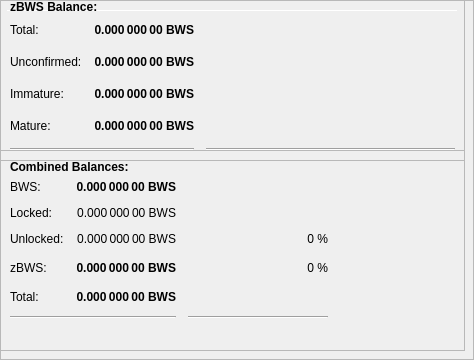
        <widget class="QFrame" name="frameObfuscation">
         <property name="minimumSize">
          <size>
           <width>0</width>
           <height>350</height>
          </size>
         </property>
         <property name="layoutDirection">
          <enum>Qt::LeftToRight</enum>
         </property>
         <property name="frameShape">
          <enum>QFrame::StyledPanel</enum>
         </property>
         <property name="frameShadow">
          <enum>QFrame::Raised</enum>
         </property>
         <widget class="QPushButton" name="runAutoDenom">
          <property name="geometry">
           <rect>
            <x>251</x>
            <y>17</y>
            <width>1</width>
            <height>1</height>
           </rect>
          </property>
          <property name="palette">
           <palette>
            <active>
             <colorrole role="WindowText">
              <brush brushstyle="SolidPattern">
               <color alpha="255">
                <red>0</red>
                <green>0</green>
                <blue>0</blue>
               </color>
              </brush>
             </colorrole>
             <colorrole role="Button">
              <brush brushstyle="SolidPattern">
               <color alpha="255">
                <red>239</red>
                <green>238</green>
                <blue>238</blue>
               </color>
              </brush>
             </colorrole>
             <colorrole role="Light">
              <brush brushstyle="SolidPattern">
               <color alpha="255">
                <red>255</red>
                <green>255</green>
                <blue>255</blue>
               </color>
              </brush>
             </colorrole>
             <colorrole role="Midlight">
              <brush brushstyle="SolidPattern">
               <color alpha="255">
                <red>247</red>
                <green>246</green>
                <blue>246</blue>
               </color>
              </brush>
             </colorrole>
             <colorrole role="Dark">
              <brush brushstyle="SolidPattern">
               <color alpha="255">
                <red>119</red>
                <green>119</green>
                <blue>119</blue>
               </color>
              </brush>
             </colorrole>
             <colorrole role="Mid">
              <brush brushstyle="SolidPattern">
               <color alpha="255">
                <red>159</red>
                <green>159</green>
                <blue>159</blue>
               </color>
              </brush>
             </colorrole>
             <colorrole role="Text">
              <brush brushstyle="SolidPattern">
               <color alpha="255">
                <red>0</red>
                <green>0</green>
                <blue>0</blue>
               </color>
              </brush>
             </colorrole>
             <colorrole role="BrightText">
              <brush brushstyle="SolidPattern">
               <color alpha="255">
                <red>255</red>
                <green>255</green>
                <blue>255</blue>
               </color>
              </brush>
             </colorrole>
             <colorrole role="ButtonText">
              <brush brushstyle="SolidPattern">
               <color alpha="255">
                <red>0</red>
                <green>0</green>
                <blue>0</blue>
               </color>
              </brush>
             </colorrole>
             <colorrole role="Base">
              <brush brushstyle="SolidPattern">
               <color alpha="255">
                <red>255</red>
                <green>255</green>
                <blue>255</blue>
               </color>
              </brush>
             </colorrole>
             <colorrole role="Window">
              <brush brushstyle="SolidPattern">
               <color alpha="255">
                <red>239</red>
                <green>238</green>
                <blue>238</blue>
               </color>
              </brush>
             </colorrole>
             <colorrole role="Shadow">
              <brush brushstyle="SolidPattern">
               <color alpha="255">
                <red>0</red>
                <green>0</green>
                <blue>0</blue>
               </color>
              </brush>
             </colorrole>
             <colorrole role="AlternateBase">
              <brush brushstyle="SolidPattern">
               <color alpha="255">
                <red>247</red>
                <green>246</green>
                <blue>246</blue>
               </color>
              </brush>
             </colorrole>
             <colorrole role="ToolTipBase">
              <brush brushstyle="SolidPattern">
               <color alpha="255">
                <red>255</red>
                <green>255</green>
                <blue>220</blue>
               </color>
              </brush>
             </colorrole>
             <colorrole role="ToolTipText">
              <brush brushstyle="SolidPattern">
               <color alpha="255">
                <red>0</red>
                <green>0</green>
                <blue>0</blue>
               </color>
              </brush>
             </colorrole>
            </active>
            <inactive>
             <colorrole role="WindowText">
              <brush brushstyle="SolidPattern">
               <color alpha="255">
                <red>0</red>
                <green>0</green>
                <blue>0</blue>
               </color>
              </brush>
             </colorrole>
             <colorrole role="Button">
              <brush brushstyle="SolidPattern">
               <color alpha="255">
                <red>239</red>
                <green>238</green>
                <blue>238</blue>
               </color>
              </brush>
             </colorrole>
             <colorrole role="Light">
              <brush brushstyle="SolidPattern">
               <color alpha="255">
                <red>255</red>
                <green>255</green>
                <blue>255</blue>
               </color>
              </brush>
             </colorrole>
             <colorrole role="Midlight">
              <brush brushstyle="SolidPattern">
               <color alpha="255">
                <red>247</red>
                <green>246</green>
                <blue>246</blue>
               </color>
              </brush>
             </colorrole>
             <colorrole role="Dark">
              <brush brushstyle="SolidPattern">
               <color alpha="255">
                <red>119</red>
                <green>119</green>
                <blue>119</blue>
               </color>
              </brush>
             </colorrole>
             <colorrole role="Mid">
              <brush brushstyle="SolidPattern">
               <color alpha="255">
                <red>159</red>
                <green>159</green>
                <blue>159</blue>
               </color>
              </brush>
             </colorrole>
             <colorrole role="Text">
              <brush brushstyle="SolidPattern">
               <color alpha="255">
                <red>0</red>
                <green>0</green>
                <blue>0</blue>
               </color>
              </brush>
             </colorrole>
             <colorrole role="BrightText">
              <brush brushstyle="SolidPattern">
               <color alpha="255">
                <red>255</red>
                <green>255</green>
                <blue>255</blue>
               </color>
              </brush>
             </colorrole>
             <colorrole role="ButtonText">
              <brush brushstyle="SolidPattern">
               <color alpha="255">
                <red>0</red>
                <green>0</green>
                <blue>0</blue>
               </color>
              </brush>
             </colorrole>
             <colorrole role="Base">
              <brush brushstyle="SolidPattern">
               <color alpha="255">
                <red>255</red>
                <green>255</green>
                <blue>255</blue>
               </color>
              </brush>
             </colorrole>
             <colorrole role="Window">
              <brush brushstyle="SolidPattern">
               <color alpha="255">
                <red>239</red>
                <green>238</green>
                <blue>238</blue>
               </color>
              </brush>
             </colorrole>
             <colorrole role="Shadow">
              <brush brushstyle="SolidPattern">
               <color alpha="255">
                <red>0</red>
                <green>0</green>
                <blue>0</blue>
               </color>
              </brush>
             </colorrole>
             <colorrole role="AlternateBase">
              <brush brushstyle="SolidPattern">
               <color alpha="255">
                <red>247</red>
                <green>246</green>
                <blue>246</blue>
               </color>
              </brush>
             </colorrole>
             <colorrole role="ToolTipBase">
              <brush brushstyle="SolidPattern">
               <color alpha="255">
                <red>255</red>
                <green>255</green>
                <blue>220</blue>
               </color>
              </brush>
             </colorrole>
             <colorrole role="ToolTipText">
              <brush brushstyle="SolidPattern">
               <color alpha="255">
                <red>0</red>
                <green>0</green>
                <blue>0</blue>
               </color>
              </brush>
             </colorrole>
            </inactive>
            <disabled>
             <colorrole role="WindowText">
              <brush brushstyle="SolidPattern">
               <color alpha="255">
                <red>119</red>
                <green>119</green>
                <blue>119</blue>
               </color>
              </brush>
             </colorrole>
             <colorrole role="Button">
              <brush brushstyle="SolidPattern">
               <color alpha="255">
                <red>239</red>
                <green>238</green>
                <blue>238</blue>
               </color>
              </brush>
             </colorrole>
             <colorrole role="Light">
              <brush brushstyle="SolidPattern">
               <color alpha="255">
                <red>255</red>
                <green>255</green>
                <blue>255</blue>
               </color>
              </brush>
             </colorrole>
             <colorrole role="Midlight">
              <brush brushstyle="SolidPattern">
               <color alpha="255">
                <red>247</red>
                <green>246</green>
                <blue>246</blue>
               </color>
              </brush>
             </colorrole>
             <colorrole role="Dark">
              <brush brushstyle="SolidPattern">
               <color alpha="255">
                <red>119</red>
                <green>119</green>
                <blue>119</blue>
               </color>
              </brush>
             </colorrole>
             <colorrole role="Mid">
              <brush brushstyle="SolidPattern">
               <color alpha="255">
                <red>159</red>
                <green>159</green>
                <blue>159</blue>
               </color>
              </brush>
             </colorrole>
             <colorrole role="Text">
              <brush brushstyle="SolidPattern">
               <color alpha="255">
                <red>119</red>
                <green>119</green>
                <blue>119</blue>
               </color>
              </brush>
             </colorrole>
             <colorrole role="BrightText">
              <brush brushstyle="SolidPattern">
               <color alpha="255">
                <red>255</red>
                <green>255</green>
                <blue>255</blue>
               </color>
              </brush>
             </colorrole>
             <colorrole role="ButtonText">
              <brush brushstyle="SolidPattern">
               <color alpha="255">
                <red>119</red>
                <green>119</green>
                <blue>119</blue>
               </color>
              </brush>
             </colorrole>
             <colorrole role="Base">
              <brush brushstyle="SolidPattern">
               <color alpha="255">
                <red>239</red>
                <green>238</green>
                <blue>238</blue>
               </color>
              </brush>
             </colorrole>
             <colorrole role="Window">
              <brush brushstyle="SolidPattern">
               <color alpha="255">
                <red>239</red>
                <green>238</green>
                <blue>238</blue>
               </color>
              </brush>
             </colorrole>
             <colorrole role="Shadow">
              <brush brushstyle="SolidPattern">
               <color alpha="255">
                <red>0</red>
                <green>0</green>
                <blue>0</blue>
               </color>
              </brush>
             </colorrole>
             <colorrole role="AlternateBase">
              <brush brushstyle="SolidPattern">
               <color alpha="255">
                <red>239</red>
                <green>238</green>
                <blue>238</blue>
               </color>
              </brush>
             </colorrole>
             <colorrole role="ToolTipBase">
              <brush brushstyle="SolidPattern">
               <color alpha="255">
                <red>255</red>
                <green>255</green>
                <blue>220</blue>
               </color>
              </brush>
             </colorrole>
             <colorrole role="ToolTipText">
              <brush brushstyle="SolidPattern">
               <color alpha="255">
                <red>0</red>
                <green>0</green>
                <blue>0</blue>
               </color>
              </brush>
             </colorrole>
            </disabled>
           </palette>
          </property>
          <property name="focusPolicy">
           <enum>Qt::NoFocus</enum>
          </property>
          <property name="autoFillBackground">
           <bool>true</bool>
          </property>
          <property name="text">
           <string/>
          </property>
          <property name="flat">
           <bool>true</bool>
          </property>
         </widget>
         <widget class="Line" name="line">
          <property name="geometry">
           <rect>
            <x>7</x>
            <y>10</y>
            <width>451</width>
            <height>1</height>
           </rect>
          </property>
          <property name="orientation">
           <enum>Qt::Horizontal</enum>
          </property>
         </widget>
         <widget class="QFrame" name="frame_3">
          <property name="geometry">
           <rect>
            <x>0</x>
            <y>150</y>
            <width>465</width>
            <height>201</height>
           </rect>
          </property>
          <property name="frameShape">
           <enum>QFrame::StyledPanel</enum>
          </property>
          <property name="frameShadow">
           <enum>QFrame::Raised</enum>
          </property>
          <layout class="QVBoxLayout" name="verticalLayout_5">
           <item>
            <widget class="QLabel" name="label_5z">
             <property name="maximumSize">
              <size>
               <width>16777215</width>
               <height>20</height>
              </size>
             </property>
             <property name="font">
              <font>
               <weight>75</weight>
               <bold>true</bold>
              </font>
             </property>
             <property name="toolTip">
              <string>Combined Balances (including unconfirmed and immature coins)</string>
             </property>
             <property name="text">
              <string>&lt;html&gt;&lt;head/&gt;&lt;body&gt;&lt;p&gt;Combined Balances:&lt;/p&gt;&lt;/body&gt;&lt;/html&gt;</string>
             </property>
            </widget>
           </item>
           <item>
            <layout class="QGridLayout" name="gridLayout_3">
             <property name="spacing">
              <number>12</number>
             </property>
             <item row="7" column="0" colspan="2">
              <widget class="Line" name="lineSpendableBalance_3">
               <property name="orientation">
                <enum>Qt::Horizontal</enum>
               </property>
              </widget>
             </item>
             <item row="7" column="2">
              <widget class="Line" name="lineWatchBalance_3">
               <property name="sizePolicy">
                <sizepolicy hsizetype="Preferred" vsizetype="Fixed">
                 <horstretch>0</horstretch>
                 <verstretch>0</verstretch>
                </sizepolicy>
               </property>
               <property name="minimumSize">
                <size>
                 <width>140</width>
                 <height>0</height>
                </size>
               </property>
               <property name="orientation">
                <enum>Qt::Horizontal</enum>
               </property>
              </widget>
             </item>
             <item row="4" column="1">
              <widget class="QLabel" name="labelzBalancez">
               <property name="font">
                <font>
                 <weight>75</weight>
                 <bold>true</bold>
                </font>
               </property>
               <property name="cursor">
                <cursorShape>IBeamCursor</cursorShape>
               </property>
               <property name="toolTip">
                <string>Total of transactions that have yet to be confirmed, and do not yet count toward the spendable balance</string>
               </property>
               <property name="text">
                <string notr="true">0.000 000 00 BWS</string>
               </property>
               <property name="alignment">
                <set>Qt::AlignRight|Qt::AlignTrailing|Qt::AlignVCenter</set>
               </property>
               <property name="textInteractionFlags">
                <set>Qt::LinksAccessibleByMouse|Qt::TextSelectableByKeyboard|Qt::TextSelectableByMouse</set>
               </property>
              </widget>
             </item>
             <item row="6" column="1">
              <widget class="QLabel" name="labelTotalz">
               <property name="font">
                <font>
                 <weight>75</weight>
                 <bold>true</bold>
                </font>
               </property>
               <property name="cursor">
                <cursorShape>IBeamCursor</cursorShape>
               </property>
               <property name="toolTip">
                <string>Total Balance, including unconfirmed and immature coins.</string>
               </property>
               <property name="text">
                <string notr="true">0.000 000 00 BWS</string>
               </property>
               <property name="alignment">
                <set>Qt::AlignRight|Qt::AlignTrailing|Qt::AlignVCenter</set>
               </property>
               <property name="textInteractionFlags">
                <set>Qt::LinksAccessibleByMouse|Qt::TextSelectableByKeyboard|Qt::TextSelectableByMouse</set>
               </property>
              </widget>
             </item>
             <item row="4" column="3">
              <spacer name="horizontalSpacer_6">
               <property name="orientation">
                <enum>Qt::Horizontal</enum>
               </property>
               <property name="sizeHint" stdset="0">
                <size>
                 <width>40</width>
                 <height>20</height>
                </size>
               </property>
              </spacer>
             </item>
             <item row="6" column="0">
              <widget class="QLabel" name="labelTotalTextz">
               <property name="text">
                <string>Total:</string>
               </property>
              </widget>
             </item>
             <item row="1" column="0">
              <widget class="QLabel" name="labelBalanceTextz">
               <property name="text">
                <string>BWS:</string>
               </property>
              </widget>
             </item>
             <item row="1" column="1">
              <widget class="QLabel" name="labelBalancez">
               <property name="font">
                <font>
                 <weight>75</weight>
                 <bold>true</bold>
                </font>
               </property>
               <property name="cursor">
                <cursorShape>IBeamCursor</cursorShape>
               </property>
               <property name="toolTip">
                <string>Your current spendable balance</string>
               </property>
               <property name="text">
                <string notr="true">0.000 000 00 BWS</string>
               </property>
               <property name="alignment">
                <set>Qt::AlignRight|Qt::AlignTrailing|Qt::AlignVCenter</set>
               </property>
               <property name="textInteractionFlags">
                <set>Qt::LinksAccessibleByMouse|Qt::TextSelectableByKeyboard|Qt::TextSelectableByMouse</set>
               </property>
              </widget>
             </item>
             <item row="4" column="0">
              <widget class="QLabel" name="labelzBalanceTextz">
               <property name="toolTip">
                <string/>
               </property>
               <property name="text">
                <string>zBWS:</string>
               </property>
              </widget>
             </item>
             <item row="4" column="2">
              <widget class="QLabel" name="labelzBWSPercent">
               <property name="toolTip">
                <string>Current percentage of zBWS.
If AutoMint is enabled this percentage will settle around the configured AutoMint percentage (default = 10%)</string>
               </property>
               <property name="text">
                <string>0 %</string>
               </property>
               <property name="alignment">
                <set>Qt::AlignRight|Qt::AlignTrailing|Qt::AlignVCenter</set>
               </property>
              </widget>
             </item>
             <item row="6" column="2">
              <widget class="QLabel" name="label100Percent">
               <property name="text">
                <string/>
               </property>
               <property name="alignment">
                <set>Qt::AlignRight|Qt::AlignTrailing|Qt::AlignVCenter</set>
               </property>
              </widget>
             </item>
             <item row="2" column="1">
              <widget class="QLabel" name="labelLockedBalance">
               <property name="toolTip">
                <string>Locked BWS or Masternode collaterals. These are excluded from zBWS minting.</string>
               </property>
               <property name="text">
                <string>0.000 000 00 BWS</string>
               </property>
               <property name="alignment">
                <set>Qt::AlignRight|Qt::AlignTrailing|Qt::AlignVCenter</set>
               </property>
              </widget>
             </item>
             <item row="2" column="0">
              <widget class="QLabel" name="labelLockedBalanceText">
               <property name="toolTip">
                <string>Locked BWS or Masternode collaterals. These are excluded from zBWS minting.</string>
               </property>
               <property name="text">
                <string>Locked:</string>
               </property>
              </widget>
             </item>
             <item row="3" column="0">
              <widget class="QLabel" name="labelUnLockedBalanceText">
               <property name="toolTip">
                <string>Unlocked BWSs. These can be used for zBWS minting.</string>
               </property>
               <property name="text">
                <string>Unlocked:</string>
               </property>
              </widget>
             </item>
             <item row="3" column="1">
              <widget class="QLabel" name="labelUnLockedBalance">
               <property name="toolTip">
                <string>Unlocked BWSs. These can be used for zBWS minting.</string>
               </property>
               <property name="text">
                <string>0.000 000 00 BWS</string>
               </property>
               <property name="alignment">
                <set>Qt::AlignRight|Qt::AlignTrailing|Qt::AlignVCenter</set>
               </property>
              </widget>
             </item>
             <item row="3" column="2">
              <widget class="QLabel" name="labelBWSPercent">
               <property name="text">
                <string>0 %</string>
               </property>
               <property name="alignment">
                <set>Qt::AlignRight|Qt::AlignTrailing|Qt::AlignVCenter</set>
               </property>
              </widget>
             </item>
            </layout>
           </item>
           <item>
            <spacer name="verticalSpacer">
             <property name="orientation">
              <enum>Qt::Vertical</enum>
             </property>
             <property name="sizeHint" stdset="0">
              <size>
               <width>20</width>
               <height>40</height>
              </size>
             </property>
            </spacer>
           </item>
          </layout>
         </widget>
         <widget class="QFrame" name="frame_4">
          <property name="geometry">
           <rect>
            <x>0</x>
            <y>-10</y>
            <width>465</width>
            <height>171</height>
           </rect>
          </property>
          <property name="frameShape">
           <enum>QFrame::StyledPanel</enum>
          </property>
          <property name="frameShadow">
           <enum>QFrame::Raised</enum>
          </property>
          <layout class="QVBoxLayout" name="verticalLayout_7">
           <item>
            <widget class="QLabel" name="label_5z_3">
             <property name="enabled">
              <bool>true</bool>
             </property>
             <property name="maximumSize">
              <size>
               <width>16777215</width>
               <height>20</height>
              </size>
             </property>
             <property name="font">
              <font>
               <weight>75</weight>
               <bold>true</bold>
              </font>
             </property>
             <property name="lineWidth">
              <number>0</number>
             </property>
             <property name="text">
              <string>zBWS Balance:</string>
             </property>
            </widget>
           </item>
           <item>
            <layout class="QGridLayout" name="gridLayout_5">
             <property name="spacing">
              <number>12</number>
             </property>
             <item row="4" column="0">
              <widget class="QLabel" name="labelzBalanceMatureText">
               <property name="toolTip">
                <string>Mature: more than 20 confirmation and more than 3 mints of the same denomination after it was minted.
These zBWS are spendable.</string>
               </property>
               <property name="text">
                <string>Mature:</string>
               </property>
              </widget>
             </item>
             <item row="5" column="0" colspan="2">
              <widget class="Line" name="lineSpendableBalance_5">
               <property name="orientation">
                <enum>Qt::Horizontal</enum>
               </property>
              </widget>
             </item>
             <item row="1" column="1">
              <widget class="QLabel" name="labelzBalance">
               <property name="font">
                <font>
                 <weight>75</weight>
                 <bold>true</bold>
                </font>
               </property>
               <property name="cursor">
                <cursorShape>IBeamCursor</cursorShape>
               </property>
               <property name="toolTip">
                <string>All available zBWS, unconfirmed and immature zBWS included.</string>
               </property>
               <property name="text">
                <string notr="true">0.000 000 00 BWS</string>
               </property>
               <property name="alignment">
                <set>Qt::AlignRight|Qt::AlignTrailing|Qt::AlignVCenter</set>
               </property>
               <property name="textInteractionFlags">
                <set>Qt::LinksAccessibleByMouse|Qt::TextSelectableByKeyboard|Qt::TextSelectableByMouse</set>
               </property>
              </widget>
             </item>
             <item row="5" column="2">
              <widget class="Line" name="lineWatchBalance_5">
               <property name="sizePolicy">
                <sizepolicy hsizetype="Preferred" vsizetype="Fixed">
                 <horstretch>0</horstretch>
                 <verstretch>0</verstretch>
                </sizepolicy>
               </property>
               <property name="minimumSize">
                <size>
                 <width>140</width>
                 <height>0</height>
                </size>
               </property>
               <property name="orientation">
                <enum>Qt::Horizontal</enum>
               </property>
              </widget>
             </item>
             <item row="1" column="0">
              <widget class="QLabel" name="labelzBalanceText">
               <property name="toolTip">
                <string>All available zBWS, unconfirmed and immature zBWS included.</string>
               </property>
               <property name="text">
                <string>Total:</string>
               </property>
              </widget>
             </item>
             <item row="1" column="2">
              <spacer name="horizontalSpacer_8">
               <property name="orientation">
                <enum>Qt::Horizontal</enum>
               </property>
               <property name="sizeHint" stdset="0">
                <size>
                 <width>40</width>
                 <height>20</height>
                </size>
               </property>
              </spacer>
             </item>
             <item row="4" column="2">
              <spacer name="horizontalSpacer_4">
               <property name="orientation">
                <enum>Qt::Horizontal</enum>
               </property>
               <property name="sizeHint" stdset="0">
                <size>
                 <width>40</width>
                 <height>20</height>
                </size>
               </property>
              </spacer>
             </item>
             <item row="3" column="1">
              <widget class="QLabel" name="labelzBalanceImmature">
               <property name="font">
                <font>
                 <weight>75</weight>
                 <bold>true</bold>
                </font>
               </property>
               <property name="toolTip">
                <string>Unconfirmed: less than 20 confirmations
Immature: confirmed, but less than 3 mints of the same denomination after it was minted</string>
               </property>
               <property name="text">
                <string>0.000 000 00 BWS</string>
               </property>
               <property name="alignment">
                <set>Qt::AlignRight|Qt::AlignTrailing|Qt::AlignVCenter</set>
               </property>
              </widget>
             </item>
             <item row="3" column="0">
              <widget class="QLabel" name="labelzBalanceImmatureText">
               <property name="toolTip">
                <string>Unconfirmed: less than 20 confirmations
Immature: confirmed, but less than 3 mints of the same denomination after it was minted</string>
               </property>
               <property name="text">
                <string>Immature:</string>
               </property>
              </widget>
             </item>
             <item row="2" column="0">
              <widget class="QLabel" name="labelzBalanceUnconfirmedText">
               <property name="toolTip">
                <string>Unconfirmed: less than 20 confirmations
Immature: confirmed, but less than 3 mints of the same denomination after it was minted</string>
               </property>
               <property name="text">
                <string>Unconfirmed:</string>
               </property>
              </widget>
             </item>
             <item row="4" column="1">
              <widget class="QLabel" name="labelzBalanceMature">
               <property name="font">
                <font>
                 <weight>75</weight>
                 <bold>true</bold>
                </font>
               </property>
               <property name="toolTip">
                <string>Mature: more than 20 confirmation and more than 3 mints of the same denomination after it was minted.
These zBWS are spendable.</string>
               </property>
               <property name="text">
                <string>0.000 000 00 BWS</string>
               </property>
               <property name="alignment">
                <set>Qt::AlignRight|Qt::AlignTrailing|Qt::AlignVCenter</set>
               </property>
              </widget>
             </item>
             <item row="3" column="2">
              <spacer name="horizontalSpacer_7">
               <property name="orientation">
                <enum>Qt::Horizontal</enum>
               </property>
               <property name="sizeHint" stdset="0">
                <size>
                 <width>40</width>
                 <height>20</height>
                </size>
               </property>
              </spacer>
             </item>
             <item row="2" column="1">
              <widget class="QLabel" name="labelzBalanceUnconfirmed">
               <property name="font">
                <font>
                 <weight>75</weight>
                 <bold>true</bold>
                </font>
               </property>
               <property name="toolTip">
                <string>Unconfirmed: less than 20 confirmations
Immature: confirmed, but less than 3 mints of the same denomination after it was minted</string>
               </property>
               <property name="text">
                <string>0.000 000 00 BWS</string>
               </property>
               <property name="alignment">
                <set>Qt::AlignRight|Qt::AlignTrailing|Qt::AlignVCenter</set>
               </property>
              </widget>
             </item>
             <item row="2" column="2">
              <spacer name="horizontalSpacer_5">
               <property name="orientation">
                <enum>Qt::Horizontal</enum>
               </property>
               <property name="sizeHint" stdset="0">
                <size>
                 <width>40</width>
                 <height>20</height>
                </size>
               </property>
              </spacer>
             </item>
            </layout>
           </item>
          </layout>
         </widget>
        </widget>
